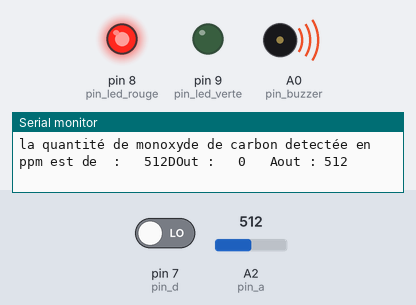
This sketch was run on a simulated Arduino Uno, built with avr-gcc and run on an emulated ATmega328P. Shown: output pins drawn as LEDs (lit = HIGH), buzzer (waves = sounding), the last lines printed to the serial monitor. The inputs (shaded band) are chosen by the test bench; at power-on: A2 (pin_a) = 512, pin 7 (pin_d) LOW. Pins used as bus, display or sensor lines are not drawn.

Above: at 1.2 s.
1.3 s: A2 (pin_a) set to 10
At 2.0 s:
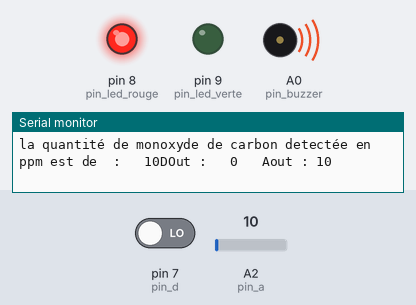
4.3 s: A2 (pin_a) set to 7
At 5.5 s:
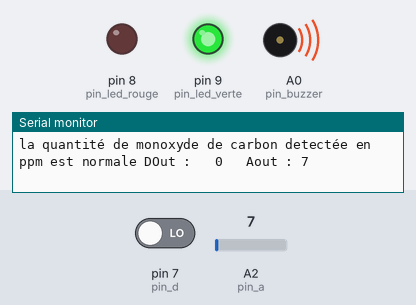
5.8 s: A2 (pin_a) set to 122
At 7.0 s:
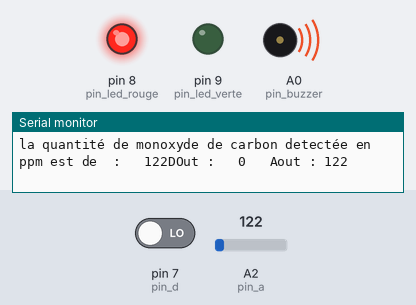
Timing chart, 0 to 8.8 s (numbered marks = the images above; inputs shaded):
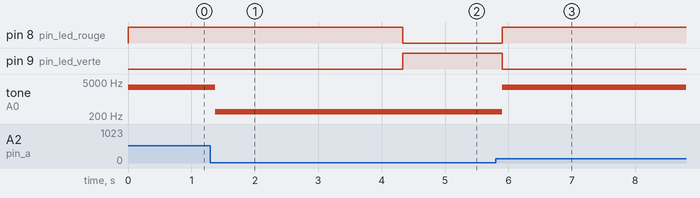

The sketch:

alarme_contre_CO.ino
```cpp
// Definition des broches pour les LEDs et le Buzzer
int const pin_led_rouge = 8;
int const pin_led_verte = 9;
int const pin_buzzer = A0;

// Definition des broches du senseur
int pin_d = 7;   // Senseur DOUT (digitale)
int pin_a = A2;  // Senseur AOUT (analogique)


void setup()
{
  // Definir les broches du senseur comme entree
  pinMode(pin_d, INPUT);
  pinMode(pin_a, INPUT);

  // Definir le buzzer et LEDs comme sortie
  pinMode(pin_led_rouge, OUTPUT);
  pinMode(pin_led_verte, OUTPUT);
  pinMode(pin_buzzer, OUTPUT);

  // Initialiser le port serie pour la communication serie
  Serial.begin(9600);
}

void loop()
{
  // Lecture de DOUT du senseur sur l'entree digital
  int valeur_digital = digitalRead(pin_d);
  // Lecture de AOUT du senseur sur l'entree analogique
  int valeur_analogique = analogRead(pin_a);

  // Afficher les donnees sur le moniteur serie
  Serial.print("DOut : ");
  Serial.print("\t");
  Serial.print(valeur_digital);
  Serial.print("\t");
  Serial.print(" Aout : ");
  Serial.println(valeur_analogique);

  // Verifier le niveau de gaz/fumee sur le detecteur

  if (valeur_analogique <9 )
    {
          // Tous va bien... laisser la LED verte allumée

    digitalWrite(pin_led_rouge, LOW);
    digitalWrite(pin_led_verte, HIGH);
    digitalWrite(pin_buzzer, LOW);
    Serial.print("la quantité de monoxyde de carbon detectée en ppm est normale ");

    }


  else if (valeur_analogique < 26)
  {
    // Passer en mode alarme (led rouge et buzzer)

    digitalWrite(pin_led_rouge, HIGH);
    digitalWrite(pin_led_verte, LOW);
    digitalWrite(pin_buzzer, HIGH);
    tone(A0,300);
    Serial.print("la quantité de monoxyde de carbon detectée en ppm est de  : ");
    Serial.print("\t");
    Serial.print(valeur_analogique);
  }
  else if (valeur_analogique < 35)
  {
    digitalWrite(pin_led_rouge, HIGH);
    digitalWrite(pin_led_verte, LOW);
    digitalWrite(pin_buzzer, HIGH);
    tone(A0,1000);
    Serial.print("la quantité de monoxyde de carbon detectée en ppm est de  : ");
    Serial.print("\t");
    Serial.print(valeur_analogique);
  }

  else
  {
    digitalWrite(pin_led_rouge, HIGH);
    digitalWrite(pin_led_verte, LOW);
    digitalWrite(pin_buzzer, HIGH);
    tone(A0,3000);
    Serial.print("la quantité de monoxyde de carbon detectée en ppm est de  : ");
    Serial.print("\t");
    Serial.print(valeur_analogique);
  }
    delay(100); // petite pause
}
```

Measured:
- the behaviour switches between 9 and 8 on A2 (pin_a) (found by bisection; images 1 and 2)
- after the input at 1.3 s, tone on A0 (pin_buzzer): 3000 Hz → 300 Hz after 0.08 s
- after the input at 4.3 s, pin 8 (pin_led_rouge): HIGH → LOW at once; pin 9 (pin_led_verte): LOW → HIGH at once
- after the input at 5.8 s, pin 8 (pin_led_rouge): LOW → HIGH after 0.10 s; pin 9 (pin_led_verte): HIGH → LOW after 0.10 s; tone on A0 (pin_buzzer): 300 Hz → 3000 Hz after 0.10 s
